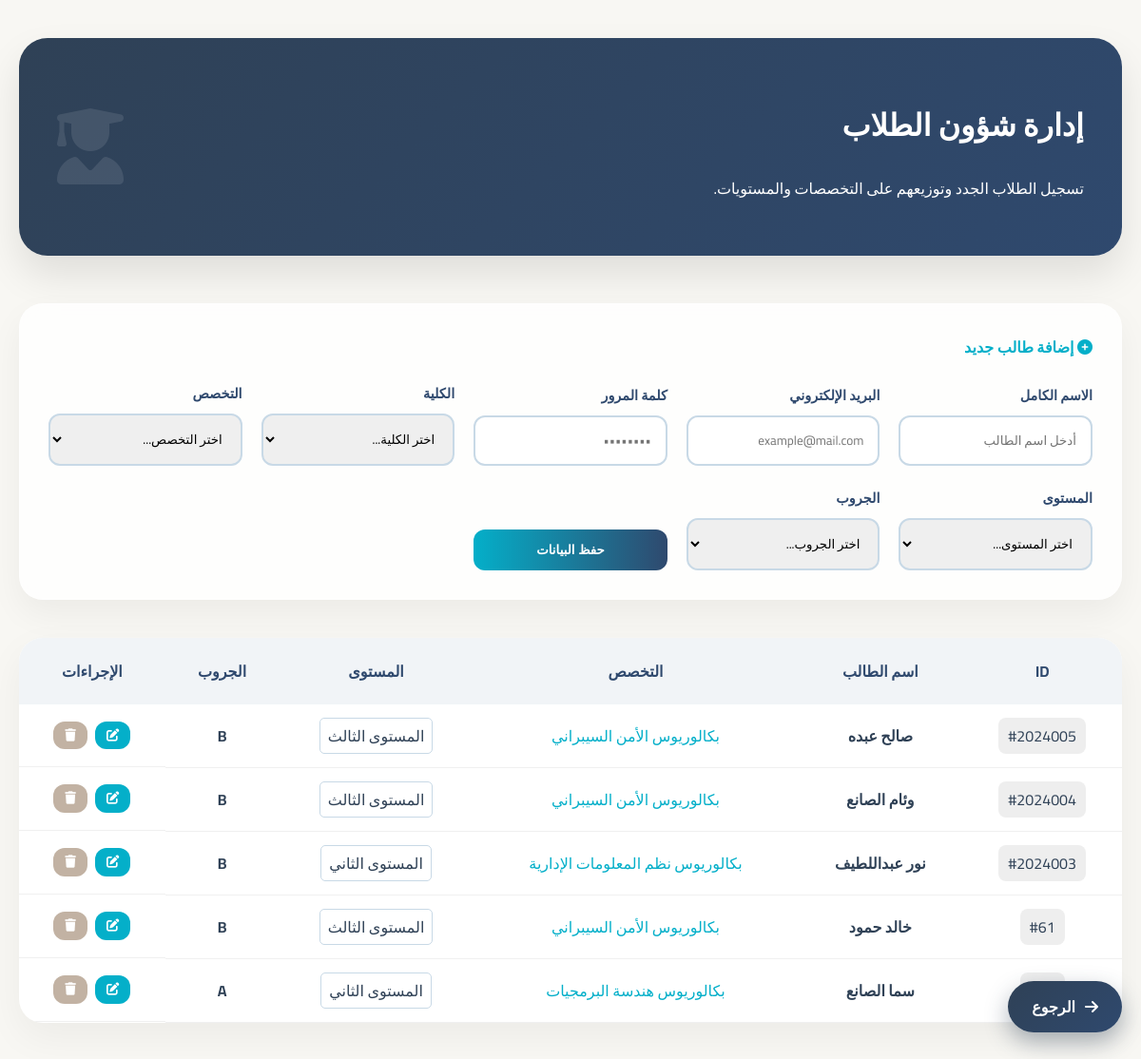
Page /register_students.php on the committed database.
### tables this page shows
CREATE TABLE `students` (
  `student_id` int(11) NOT NULL,
  `user_id` int(11) DEFAULT NULL,
  `name` varchar(255) NOT NULL,
  `phone` varchar(20) DEFAULT NULL,
  `program_id` int(11) DEFAULT NULL,
  `dept_id` int(11) DEFAULT NULL,
  `level_id` int(11) DEFAULT NULL,
  `enrollment_year` year(4) DEFAULT NULL,
  `gpa` decimal(3,2) DEFAULT 0.00,
  `status` enum('active','graduated','suspended') DEFAULT 'active',
  `group_name` enum('A','B','C','D') DEFAULT 'A'
);

CREATE TABLE `programs` (
  `program_id` int(11) NOT NULL,
  `name` varchar(100) NOT NULL,
  `dept_id` int(11) DEFAULT NULL
);

CREATE TABLE `levels` (
  `level_id` int(11) NOT NULL,
  `program_id` int(11) DEFAULT NULL,
  `level_name` varchar(50) DEFAULT NULL
);

### register_students.php (the view, shortened to what this page needs)
<?php
require_once 'db_config.php';
$students = $pdo->query("SELECT s.*, p.name as p_name, l.level_name, d.college_id FROM students s
                         LEFT JOIN programs p ON s.program_id = p.program_id
                         LEFT JOIN departments d ON p.dept_id = d.dept_id
                         LEFT JOIN levels l ON s.level_id = l.level_id
                         ORDER BY s.student_id DESC")->fetchAll();
?>
<!DOCTYPE html>
<html lang="ar" dir="rtl">
<head>
    <link rel="stylesheet" href="https://cdnjs.cloudflare.com/ajax/libs/font-awesome/6.4.0/css/all.min.css">
</head>
<body>
<div class="main-wrapper">
    <div class="premium-header">
        <h1>إدارة شؤون الطلاب</h1>
        <p>تسجيل الطلاب الجدد وتوزيعهم على التخصصات والمستويات.</p>
        <i class="fas fa-user-graduate"></i>
    </div>
    <div class="glass-card">
        <h4 style="margin:0 0 20px 0; color:var(--accent)"><i class="fas fa-plus-circle"></i> إضافة طالب جديد</h4>
        <form method="POST">
            <div class="form-grid">
                <div class="input-box"><label>الاسم الكامل</label><input type="text" name="student_name" placeholder="أدخل اسم الطالب" required></div>
                <div class="input-box"><label>البريد الإلكتروني</label><input type="email" name="email" placeholder="example@mail.com" required></div>
                <div class="input-box"><label>كلمة المرور</label><input type="password" name="password" placeholder="••••••••" required></div>
                <div class="input-box">
                    <label>الكلية</label>
                    <select onchange="fetchData('programs', this.value, 'p_main')" required>
                        <option value="">اختر الكلية...</option>
                    </select>
                </div>
                <div class="input-box"><label>التخصص</label><select name="program_id" id="p_main" onchange="fetchData('levels', this.value, 'l_main')" required><option value="">اختر التخصص...</option></select></div>
                <div class="input-box"><label>المستوى</label><select name="level_id" id="l_main" onchange="fetchData('sections', this.value, 'g_main')" required><option value="">اختر المستوى...</option></select></div>
                <div class="input-box"><label>الجروب</label><select name="group_name" id="g_main" required><option value="">اختر الجروب...</option></select></div>
                <button type="submit" name="btn_save_student" class="btn-grad">حفظ البيانات</button>
            </div>
        </form>
    </div>
    <div class="table-wrap">
        <table>
            <thead>
                <tr>
                    <th>ID</th>
                    <th>اسم الطالب</th>
                    <th>التخصص</th>
                    <th>المستوى</th>
                    <th>الجروب</th>
                    <th>الإجراءات</th>
                </tr>
            </thead>
            <tbody>
                <?php foreach($students as $s): ?>
                <tr>
                    <td><span style="background:#eee; padding:4px 10px; border-radius:8px">#<?= $s['student_id'] ?></span></td>
                    <td><b><?= htmlspecialchars($s['name']) ?></b></td>
                    <td style="color:var(--accent)"><?= $s['p_name'] ?></td>
                    <td><span style="border: 1px solid var(--soft); padding:3px 8px; border-radius:5px"><?= $s['level_name'] ?></span></td>
                    <td><b><?= $s['group_name'] ?></b></td>
                    <td style="display:flex; justify-content:center; gap:8px">
                        <button onclick='openEdit(<?= json_encode($s) ?>)' class="btn-grad" style="padding:8px 12px; background:var(--accent)"><i class="fas fa-edit"></i></button>
                        <button onclick="confirmDel(<?= $s['student_id'] ?>)" class="btn-grad" style="padding:8px 12px; background:var(--gold)"><i class="fas fa-trash"></i></button>
                    </td>
                </tr>
                <?php endforeach; ?>
            </tbody>
        </table>
    </div>
</div>
<a href="admin_dashboard.php" class="floating-back-btn"><i class="fas fa-arrow-right"></i><span>الرجوع </span></a>
</body>
</html>

### register_students.php (style rules this page uses)
:root { --primary: #2F4156; --accent: #04AFC9; --navy: #2F496E; --bg: #F8F7F3; --soft: #C8D9E6; --white: #FFFFFF; --gold: #C2B2A3; --glass: rgba(255, 255, 255, 0.8); --danger: #e74c3c; }
body { font-family: 'Cairo', sans-serif; background: var(--bg); margin: 0; padding: 0; color: var(--primary); }
.main-wrapper { padding: 40px 20px; max-width: 1300px; margin: 0 auto; }
.premium-header { background: linear-gradient(135deg, var(--primary) 0%, var(--navy) 100%); padding: 40px; border-radius: 30px; color: white; position: relative; margin-bottom: 50px; box-shadow: 0 20px 40px rgba(0,0,0,0.1); }
.premium-header i { position: absolute; left: 40px; top: 50%; transform: translateY(-50%); font-size: 5em; opacity: 0.1; }
.glass-card { background: var(--glass); backdrop-filter: blur(10px); border: 1px solid rgba(255,255,255,0.3); border-radius: 25px; padding: 30px; margin-bottom: 40px; box-shadow: 0 15px 35px rgba(0,0,0,0.05); }
.form-grid { display: grid; grid-template-columns: repeat(auto-fit, minmax(200px, 1fr)); gap: 20px; align-items: end; }
.input-box label { display: block; margin-bottom: 8px; font-weight: 700; color: var(--navy); font-size: 0.9em; }
.input-box input, .input-box select { width: 100%; padding: 12px 15px; border: 2px solid var(--soft); border-radius: 12px; transition: 0.3s; box-sizing: border-box; font-family: 'Cairo'; }
.btn-grad { background: linear-gradient(to right, var(--accent) 0%, var(--navy) 100%); color: white; border: none; padding: 14px 25px; border-radius: 12px; cursor: pointer; font-weight: bold; transition: 0.3s; display: flex; align-items: center; justify-content: center; gap: 8px; text-decoration: none; }
.table-wrap { border-radius: 25px; overflow: hidden; background: white; box-shadow: 0 15px 40px rgba(0,0,0,0.05); }
table { width: 100%; border-collapse: collapse; }
th { background: #f1f4f7; padding: 20px; color: var(--navy); font-weight: 700; }
td { padding: 18px; text-align: center; border-bottom: 1px solid #f0f0f0; }
.floating-back-btn { position: fixed; bottom: 30px; right: 20px; background: linear-gradient(135deg, #2F4156 0%, #2F496E 100%); color: #ffffff !important; padding: 12px 25px; border-radius: 50px; text-decoration: none; display: flex; align-items: center; gap: 10px; font-weight: 700; box-shadow: 0 10px 25px rgba(47, 65, 86, 0.4); z-index: 9999; }

### rows in the picture
students: student_id "2024005", name "صالح عبده", program.name "بكالوريوس الأمن السيبراني", level.level_name "المستوى الثالث", group_name "B"
students: student_id "2024004", name "وئام الصانع", program.name "بكالوريوس الأمن السيبراني", level.level_name "المستوى الثالث", group_name "B"
students: student_id "2024003", name "نور عبداللطيف", program.name "بكالوريوس نظم المعلومات الإدارية", level.level_name "المستوى الثاني", group_name "B"
students: student_id "61", name "خالد حمود", program.name "بكالوريوس الأمن السيبراني", level.level_name "المستوى الثالث", group_name "B"
students: student_id "51", name "سما الصانع", program.name "بكالوريوس هندسة البرمجيات", level.level_name "المستوى الثاني", group_name "A"
